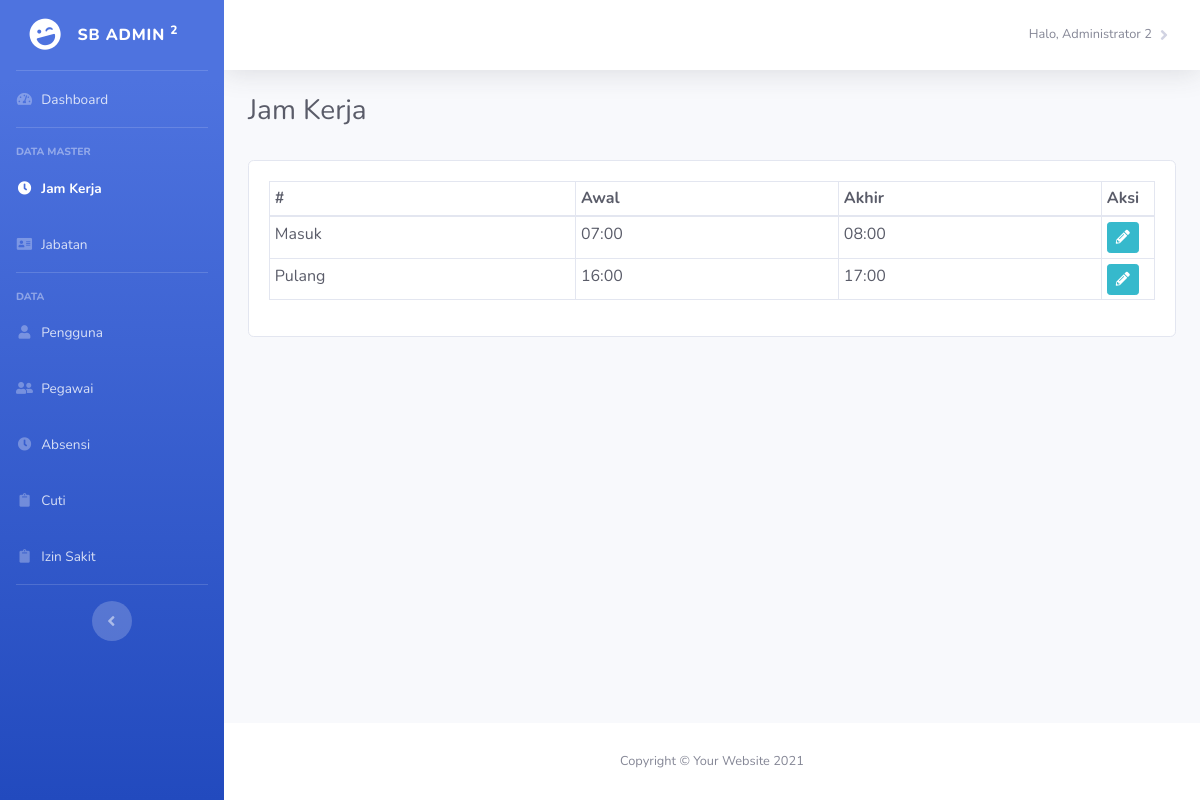
/jamkerja.php (signed in), run on an earlier commit of the app's database.
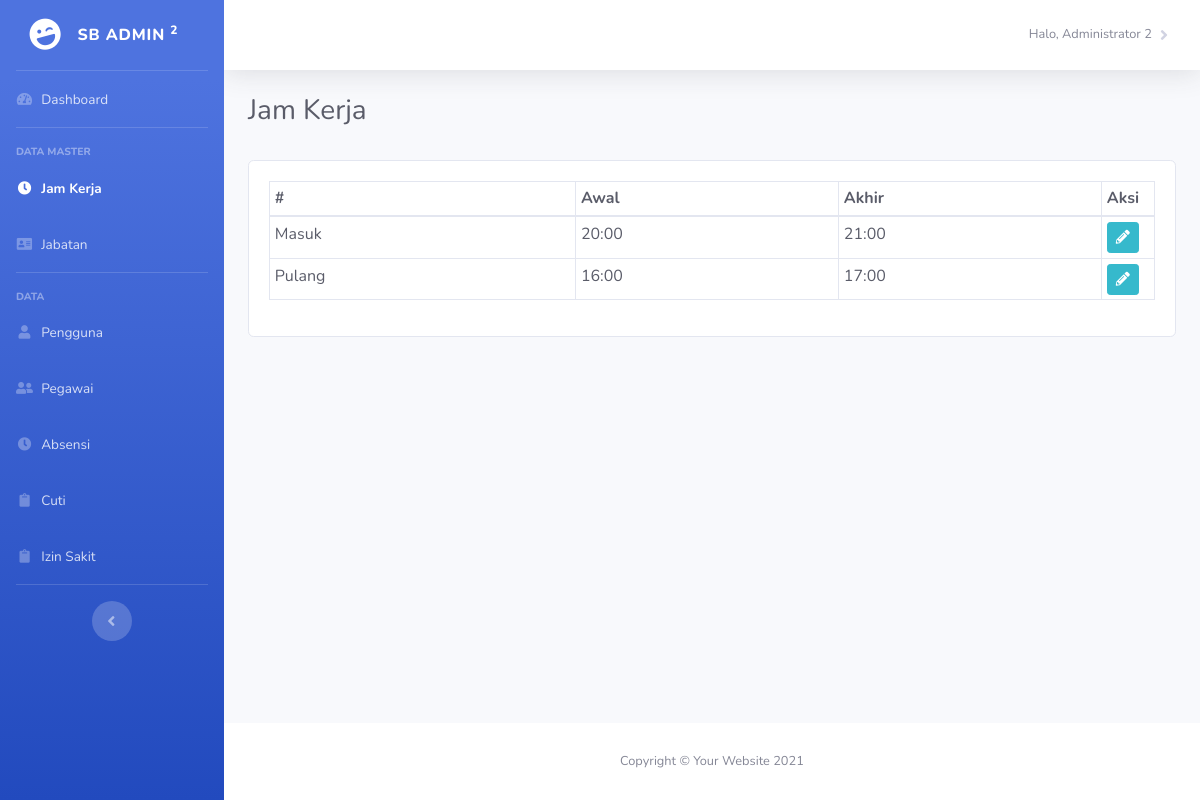
And on a later commit of the database.
### tables this page shows
CREATE TABLE `jam_kerja` (
  `id_jam_kerja` int(20) NOT NULL,
  `nama_jam_kerja` varchar(255) NOT NULL,
  `awal` time NOT NULL,
  `akhir` time NOT NULL
);

### jamkerja.php (the view, shortened to what this page needs)
<?php
    $koneksi = mysqli_connect("localhost","root","","db_absensi");
    $ambilUserLogin=mysqli_query($koneksi,"SELECT * from pengguna WHERE id_pengguna = $_SESSION[id_pengguna]");
    $userLogin=$ambilUserLogin->fetch_assoc();
    if ($userLogin['role'] != 'Admin'){
        echo "<script>alert('Anda tidak memilik akses');</script>";
        echo "<script>location='index.php';</script>";
    }else{
?>
<!DOCTYPE html>
<html lang="en">
<head>
    <?php
        include ('include/include-style.php');
    ?>
</head>
<body id="page-top">
    <div id="wrapper">
        <?php
            include('include/include-sidebar.php');
        ?>
        <div id="content-wrapper" class="d-flex flex-column">
            <div id="content">
                <?php
                    include('include/include-navbar.php');
                ?>
                <div class="container-fluid">
                    <div class="d-sm-flex align-items-center justify-content-between mb-4">
                        <h1 class="h3 text-dark">Jam Kerja</h1>
                    </div>
                    <div class="row text-dark mb-5">
                        <div class="col-sm">
                            <div class="card">
                                <div class="card-body">
                                    <table class="table table-bordered table-hover table-sm text-dark nowrap">
                                        <thead class="thead">
                                            <tr>
                                                <th>#</th>
                                                <th>Awal</th>
                                                <th>Akhir</th>
                                                <th width=53px>Aksi</th>
                                            </tr>
                                        </thead>
                                        <tbody>
                                        <?php
                                            $ambil=mysqli_query($koneksi,"SELECT * from jam_kerja order by id_jam_kerja ASC");
                                            while($jamKerja=$ambil->fetch_assoc()){
                                        ?>
                                            <tr>
                                                <td><?php echo $jamKerja['nama_jam_kerja'] ?></td>
                                                <td><?php echo date("H:i", strtotime($jamKerja['awal'])) ?></td>
                                                <td><?php echo date("H:i", strtotime($jamKerja['akhir'])) ?></td>
                                                <td>
                                                    <button type="button" class="btn btn-sm btn-info" data-toggle="modal" data-target="#jamkerja<?php echo $jamKerja['id_jam_kerja'];?>">
                                                        <i class="fa fa-pencil-alt"></i>
                                                    </button>
                                                </td>
                                            </tr>
                                        <?php
                                            }
                                        ?>
                                        </tbody>
                                    </table>
                                </div>
                            </div>
                        </div>
                    </div>
                </div>
            </div>
            <?php
                include('include/include-footer.php')
            ?>
        </div>
    </div>
</body>
</html>
<?php
    }
?>

What changed in the data, as far as the page shows it:
changed jam_kerja "Masuk": awal "07:00" → "20:00"; akhir "08:00" → "21:00"
